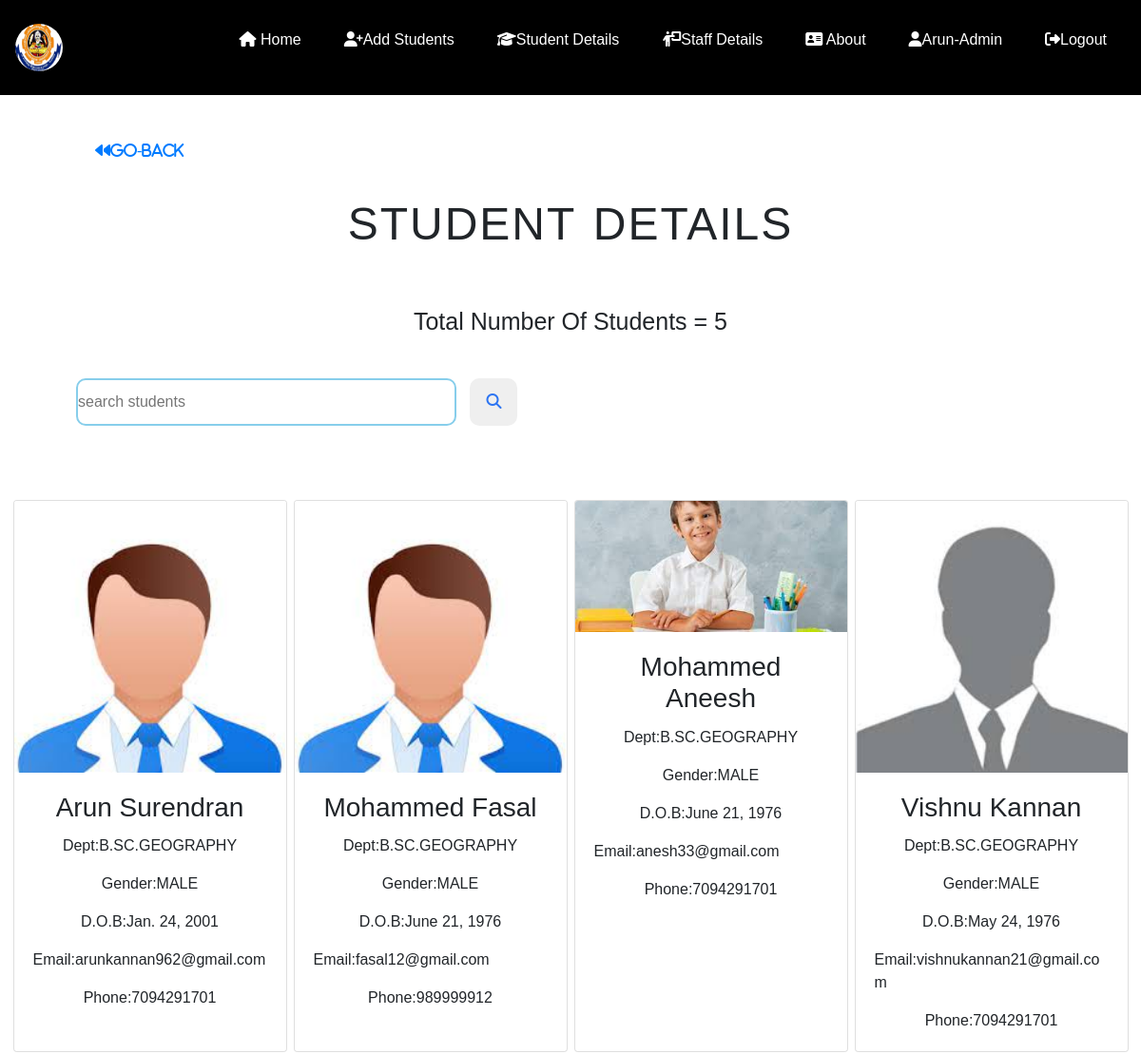
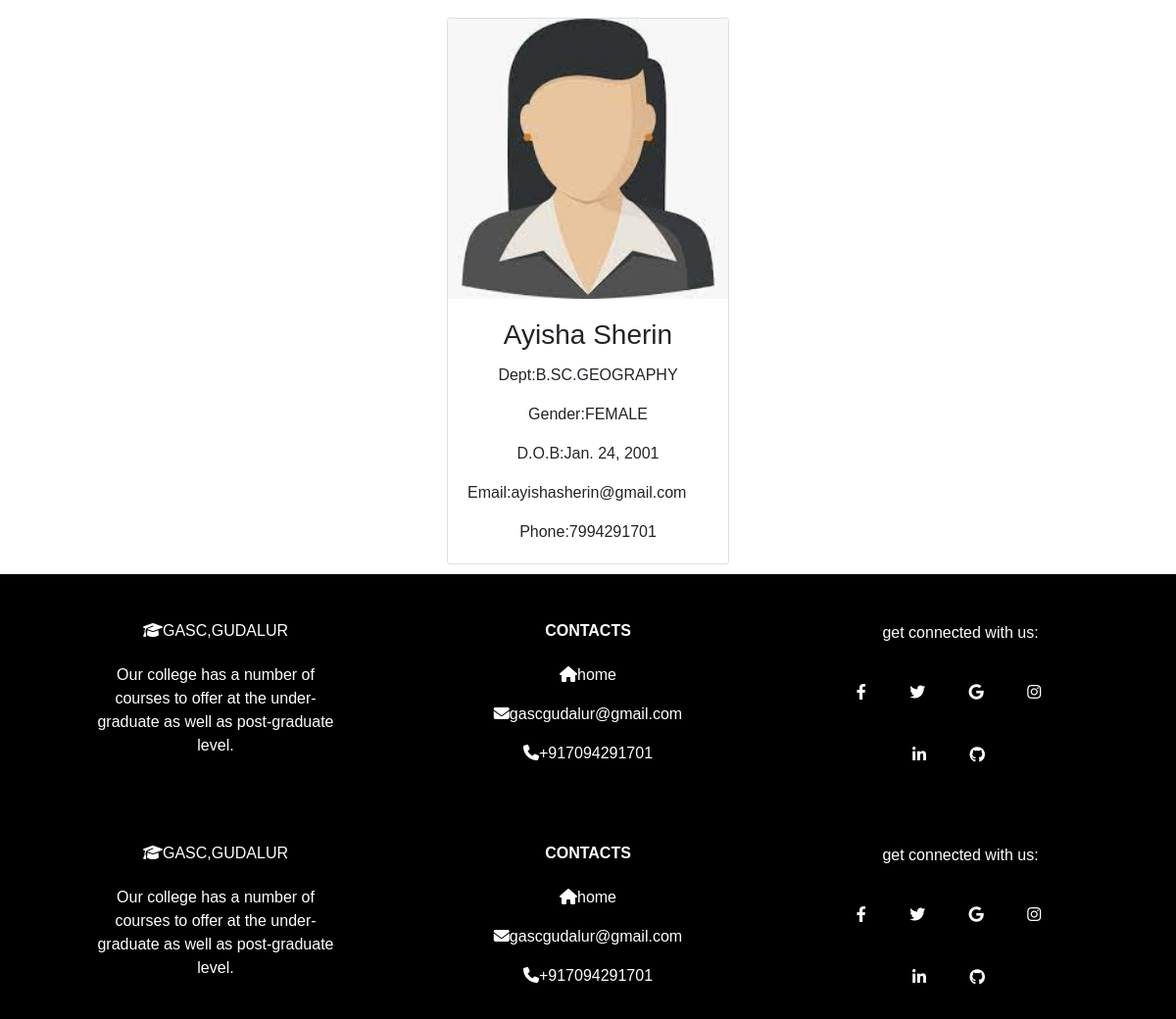
The app's page /bsc_geo (signed in) with its own data (2 pictures, top to bottom).
### home/models.py (models this page shows, shortened)
class admission(models.Model):
    firstname=models.CharField(max_length=100,validators=[alpha],null=True,blank=True)
    lastname=models.CharField(max_length=50,validators=[alpha],null=True,blank=True)
    date_of_birth=models.DateField(auto_now=False, auto_now_add=False)
    email=models.EmailField(max_length=254)
    GENDER=(('MALE','MALE'),('FEMALE','FEMALE'))
    gender=models.CharField(max_length=50,choices=GENDER,null=True)
    phone=models.CharField(max_length=10,validators=[numbers])
    address=models.TextField(max_length=200,null=True)
    city=models.CharField(max_length=50,null=True)
    state=models.CharField(max_length=50,null=True)
    pin=models.CharField(max_length=6,null=True,validators=[pincode])
    COURSES=(('B.SC.GEOGRAPHY','B.SC.GEOGRAPHY'),('B.SC.MICROBIOLOGY','B.SC.MICROBIOLOGY'),('B.SC.COMPUTER SCIENCE','B.SC.COMPUTER SCIENCE'),('B.SC.PHYSICS','B.SC.PHYSICS'),('B.SC.MATHEMATICS','B.SC.MATHEMATICS'),('B.COM IT','B.COM IT'),('B.COM CA','B.COM CA'),('B.COM','B.COM'),('B.B.A BUSINESS ADMINISTRATION','B.B.A BUSINESS ADMINISTRATION'),('BBA.CA','BBA.CA'),('B.A ENGLISH','B.A ENGLISH'),('B.COM','B.COM'),('B.Sc.Cs','B.Sc.Cs'),('BCA','BCA'))
    courses_available=models.CharField(max_length=50,choices=COURSES,null=True)
    image=models.ImageField(upload_to='sample_images',null=True,blank=True)
    @property
    def imageURL(self):
        try:
            URL=self.image.url
        except:
            URL=''
        return URL

### home/views.py (the view)
# urls.py: path('bsc_geo',views.B_SC_GEOGRAPHY,name='bscgeo'),
def B_SC_GEOGRAPHY(request):
    bsc_geo=admission.objects.filter(courses_available='B.SC.GEOGRAPHY')
    if 'q' in request.GET:
        q=request.GET['q']
        bsc_geo=admission.objects.filter(firstname__icontains=q,courses_available='B.SC.GEOGRAPHY')
    else:
        bsc_geo=admission.objects.filter(courses_available='B.SC.GEOGRAPHY')
    students_length=len(bsc_geo)
    context={
        'bsc_geo':bsc_geo,
        'students_length':students_length
    }
    return render(request,'courses.html',context)

### templates/courses.html (shortened to what this page needs)
{% extends 'base.html' %}
{% block content %}
{% load static %}
<link rel="stylesheet" href=" {% static 'css\student details.css' %}  ">
<link rel="stylesheet" href="https://cdnjs.cloudflare.com/ajax/libs/font-awesome/4.7.0/css/font-awesome.min.css">
<link rel="stylesheet" href="https://cdn.jsdelivr.net/npm/bootstrap@4.3.1/dist/css/bootstrap.min.css">
<a href="{% url 'studentsdetails' %}"><i class="fa fa-regular fa-backward fa-fade"style="height:50px;width:100px;margin-left:100px;margin-top:50px;">Go-back</i></a>
<div id="head">student details</div>
<br><br>
  <p id="count" style="text-align:center;font-size:25px;text-transform:capitalize;" > total number of students = {{students_length}}</p><br>
  <div id="search">
    <form action="" method='GET' id="form" >
      <input type="search" name="q" id="searchbar" placeholder="search students">
      <button type="submit" id="searchbutton"><i class="fa fa-magnifying-glass fa-fade fa-solid" style="color:#2c74f2"></i></button>
    </form>
  </div><br><br>
 <div id="detail-container">
  {% include 'messages.html' %}
{% for i in bsc_geo %}
<div class="card" style="width: 18rem;">
  <img src="{{i.imageURL}}" class="card-img-top" title="{{i.firstname}} {{i.lastname}}" >
  <div class="card-body">
    <h3 class="card-title text-center" style="text-transform:capitalize;">{{i.firstname}} {{i.lastname}} </h3>
    <p class="card-text text-center">Dept:{{i.courses_available}}</p>
    <p class="card-text text-center">Gender:{{i.gender}}</p>
    <p class="card-text text-center">D.O.B:{{i.date_of_birth}}</p>
    <p class="card-text ">Email:{{i.email}}</p>
    <p class="card-text text-center">Phone:{{i.phone}}</p>
  </div>
</div>
{% endfor %}
</div>
{% include 'footer.html' %}
{% endblock content %}

### templates/base.html (shortened to what this page needs)
{% load static %}
<!DOCTYPE html>
<html lang="en">
<head>
    <link rel="stylesheet" href="https://cdnjs.cloudflare.com/ajax/libs/font-awesome/4.7.0/css/font-awesome.min.css">
    <link rel="stylesheet" href="https://cdn.jsdelivr.net/npm/bootstrap@4.3.1/dist/css/bootstrap.min.css">
    <link rel="stylesheet" href="https://cdnjs.cloudflare.com/ajax/libs/font-awesome/6.4.0/css/all.min.css" />
    <link rel="stylesheet" href=" {% static "css\mainstyle.css" %} ">
</head>
<body>
      <header>
        <div class="navbar">
          <a href="{% url 'home' %}"><img class="logos" src=" {% static 'images\logo.png' %} " alt="" style='width:50px;height:50px;border-radius:50%'></a>
              <ul class="links">
                  <li><a href="{% url 'home' %}"><i class="fa fa-house fa-fade"></i> home</a></li>
                  <li><a href="{% url 'addstudents' %}"><i class="fa fa-user-plus "></i>add students</a></li>
                  <li><a href="{% url 'studentsdetails' %}"><i class="fa fa-graduation-cap "></i>student details</a></li>
                  <li><a href="{% url 'staffdetails' %}"><i class="fa fa-person-chalkboard "></i>staff details</a></li>
                  <li><a href="{% url 'about' %}"><i class="fa fa-address-card "></i> about</a></li>
                  {% if request.user.is_authenticated %}
                  <li><a href=""><i class="fa fa-user"></i>{{request.user}}</a></li>
                  <li><a href="{% url 'logoutpage' %}"><i class="fa fa-arrow-right-from-bracket fa-shake"></i>logout</a></li>
                  {% endif %}
              </ul>
        </div>
      </header>
    {% block content %}
    {% endblock %}
    {% include 'footer.html' %}
</body>
</html>

### static/css/mainstyle.css (style rules this page uses)
* { padding: 0; margin: 0; box-sizing: border-box; font-family: sans-serif; }
header { height: auto; width: 100%; background-color: black; }
li { list-style: none; }
a { text-decoration: none; font-size: 1rem; }
.navbar { width: 100%; height: 100px; max-width: 1200px; margin: 0 auto; display: flex; align-items: center; justify-content: space-between; }
.navbar .links { display: flex; gap: 5px; text-transform: capitalize; }
.links li a { color: white; margin: 20px; text-decoration: none; }

### static/css/student details.css (style rules this page uses)
* { padding: 0; margin: 0; box-sizing: border-box; font-family: sans-serif; }
#detail-container { display: flex; justify-content: space-around; flex-wrap: wrap; margin:10px; }
.card { margin-top: 20px; }
#head { text-transform: uppercase; letter-spacing: 2px; text-align: center; font-size: 3rem; word-spacing: 3px; }
#searchbar { height: 50px; width: 400px; margin-left: 80px; border-radius: 10px; border: solid skyblue 2px; }
#searchbutton { height: 50px; width: 50px; border: none; border-radius: 10px; margin-left: 10px; }

### records on screen
admission: imageURL (picture), firstname "Arun", lastname "Surendran", courses_available "B.SC.GEOGRAPHY", gender "MALE", date_of_birth "Jan. 24, 2001", email "arunkannan962@gmail.com", phone "7094291701"
admission: imageURL (picture), firstname "Mohammed", lastname "Fasal", courses_available "B.SC.GEOGRAPHY", gender "MALE", date_of_birth "June 21, 1976", email "fasal12@gmail.com", phone "989999912"
admission: imageURL (picture), firstname "Mohammed", lastname "Aneesh", courses_available "B.SC.GEOGRAPHY", gender "MALE", date_of_birth "June 21, 1976", email "anesh33@gmail.com", phone "7094291701"
admission: imageURL (picture), firstname "Vishnu", lastname "Kannan", courses_available "B.SC.GEOGRAPHY", gender "MALE", date_of_birth "May 24, 1976", email "vishnukannan21@gmail.com", phone "7094291701"
admission: imageURL (picture), firstname "Ayisha", lastname "Sherin", courses_available "B.SC.GEOGRAPHY", gender "FEMALE", date_of_birth "Jan. 24, 2001", email "ayishasherin@gmail.com", phone "7994291701"

### other values on screen
{{ request.user }} "Arun-Admin"
{{ students_length }} "5"
